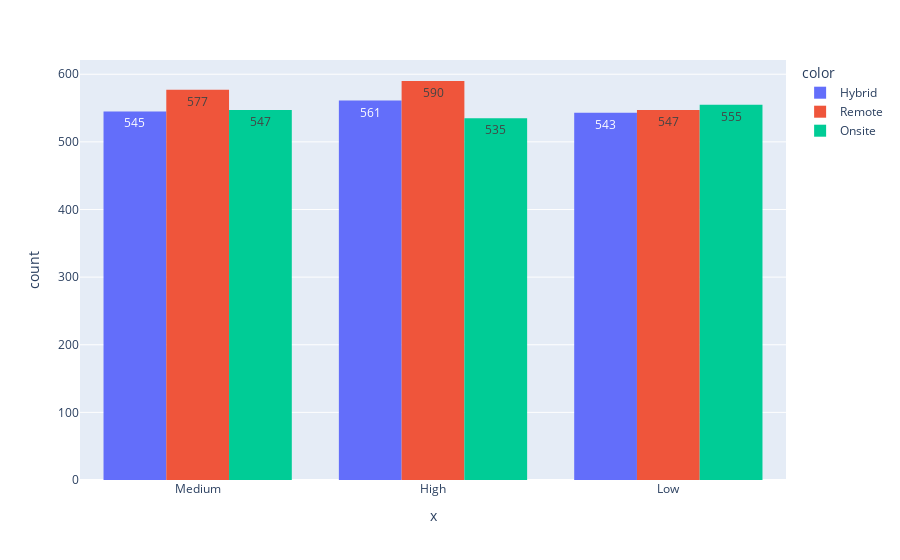

Notebook code cell kept with this figure:
### Code cell
fig = px.histogram(x = df['Stress_Level'], text_auto=True, color=df['Work_Location'],barmode= 'group')
fig.show()

### Figure 1 — Plotly figure (JSON) as saved in the notebook; plotly's stock layout.template omitted (floating-point values rounded to 4 significant figures; data arrays with more than 128 entries replaced by an {"elided": "..."} marker saying what was removed)
{"data": [{"alignmentgroup": "True", "bingroup": "x", "hovertemplate": "color=Hybrid<br>x=%{x}<br>count=%{y}<extra></extra>", "legendgroup": "Hybrid", "marker": {"color": "#636efa", "pattern": {"shape": ""}}, "name": "Hybrid", "offsetgroup": "Hybrid", "orientation": "v", "showlegend": true, "texttemplate": "%{value}", "type": "histogram", "x": {"elided": "1649 str values"}, "xaxis": "x", "yaxis": "y"}, {"alignmentgroup": "True", "bingroup": "x", "hovertemplate": "color=Remote<br>x=%{x}<br>count=%{y}<extra></extra>", "legendgroup": "Remote", "marker": {"color": "#EF553B", "pattern": {"shape": ""}}, "name": "Remote", "offsetgroup": "Remote", "orientation": "v", "showlegend": true, "texttemplate": "%{value}", "type": "histogram", "x": {"elided": "1714 str values"}, "xaxis": "x", "yaxis": "y"}, {"alignmentgroup": "True", "bingroup": "x", "hovertemplate": "color=Onsite<br>x=%{x}<br>count=%{y}<extra></extra>", "legendgroup": "Onsite", "marker": {"color": "#00cc96", "pattern": {"shape": ""}}, "name": "Onsite", "offsetgroup": "Onsite", "orientation": "v", "showlegend": true, "texttemplate": "%{value}", "type": "histogram", "x": {"elided": "1637 str values"}, "xaxis": "x", "yaxis": "y"}], "layout": {"barmode": "group", "legend": {"title": {"text": "color"}, "tracegroupgap": 0}, "margin": {"t": 60}, "xaxis": {"anchor": "y", "domain": [0, 1], "title": {"text": "x"}}, "yaxis": {"anchor": "x", "domain": [0, 1], "title": {"text": "count"}}}}
